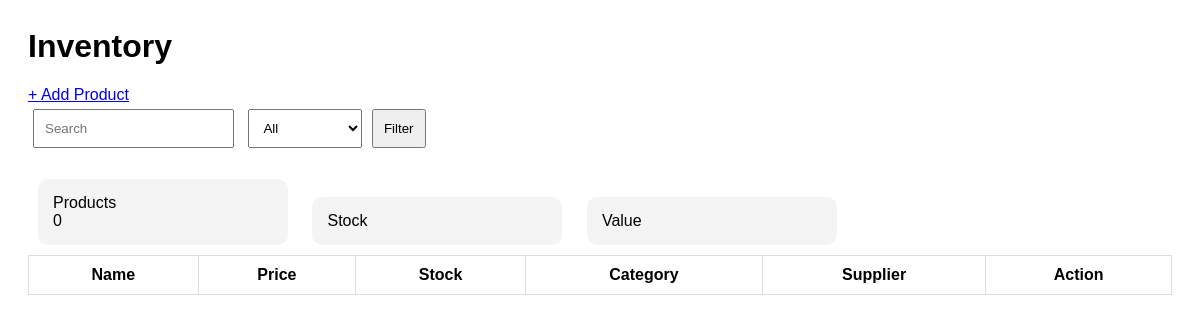
Before: / with the older database file.
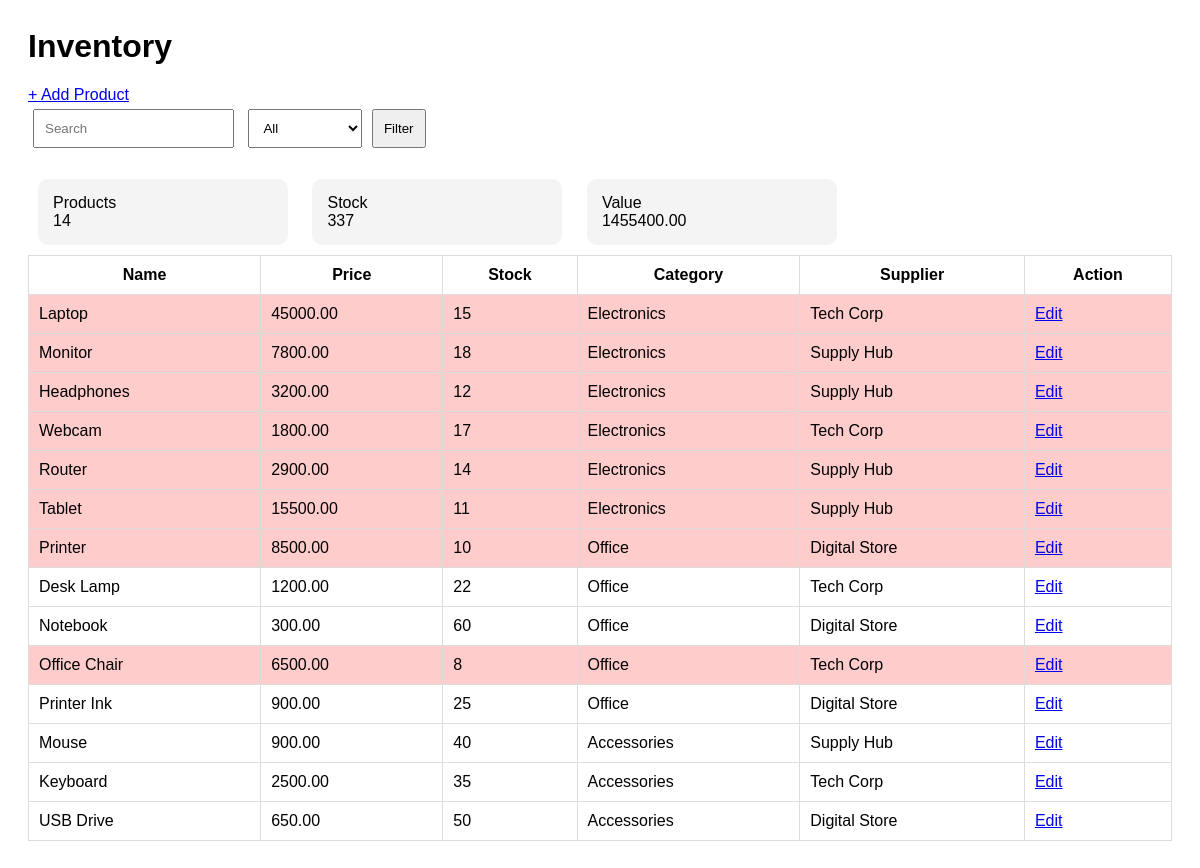
After: the same page with the newer database file.
### tables this page shows
CREATE TABLE `products` (
  `id` int(11) NOT NULL,
  `name` varchar(100) DEFAULT NULL,
  `description` text DEFAULT NULL,
  `price` decimal(10,2) DEFAULT NULL,
  `stock` int(11) DEFAULT NULL,
  `category_id` int(11) DEFAULT NULL,
  `supplier_id` int(11) DEFAULT NULL
);

CREATE TABLE `categories` (
  `id` int(11) NOT NULL,
  `name` varchar(100) NOT NULL
);

CREATE TABLE `suppliers` (
  `id` int(11) NOT NULL,
  `name` varchar(100) NOT NULL
);

### index.php (the view, shortened to what this page needs)
<?php
include "config.php";
$sql =
"
SELECT p.*,c.name category,
s.name supplier
FROM products p
JOIN categories c
ON p.category_id=c.id
JOIN suppliers s
ON p.supplier_id=s.id
WHERE 1=1
";
$products=
$conn->query($sql);
$stats=
$conn->query(
"
SELECT
COUNT(*) total,
SUM(stock) total_stock,
SUM(price*stock) total_value
FROM products
"
)->fetch_assoc();
?>
<link rel="stylesheet"
href="style.css">
<h1>Inventory</h1>
<a href="add.php">
+ Add Product
</a>
<form>
<input
name="search"
placeholder="Search"
>
<select name="category">
<option value="">
All
</option>
</select>
<button>
Filter
</button>
</form>
<div class="card">
Products
<br>
<?= $stats['total'] ?>
</div>
<div class="card">
Stock
<br>
<?= $stats['total_stock'] ?>
</div>
<div class="card">
Value
<br>
<?= $stats['total_value'] ?>
</div>
<table>
<tr>
<th>Name</th>
<th>Price</th>
<th>Stock</th>
<th>Category</th>
<th>Supplier</th>
<th>Action</th>
</tr>
<?php
while(
$row=
$products->fetch_assoc()
):
?>
<tr
class="<?= $row['stock']<20?'low':'' ?>">
<td>
<?= $row['name'] ?>
</td>
<td>
<?= $row['price'] ?>
</td>
<td>
<?= $row['stock'] ?>
</td>
<td>
<?= $row['category'] ?>
</td>
<td>
<?= $row['supplier'] ?>
</td>
<td>
<a href=
"edit.php?id=
<?= $row['id'] ?>">
Edit
</a>
</td>
</tr>
<?php endwhile; ?>
</table>

### style.css (style rules this page uses)
.card { display:inline-block; width:220px; padding:15px; margin:10px; background:#f4f4f4; border-radius:10px; }
.low { background:#ffcccc; }
table { width:100%; border-collapse:collapse; }
th,td { padding:10px; border:1px solid #ddd; }
input,select { padding:10px; margin:5px; }
button { padding:10px; }

Changed rows visible on the page:
added products: name "Laptop", price "45000.00", stock "15", category.name "Electronics", supplier.name "Tech Corp"
added products: name "Monitor", price "7800.00", stock "18", category.name "Electronics", supplier.name "Supply Hub"
added products: name "Headphones", price "3200.00", stock "12", category.name "Electronics", supplier.name "Supply Hub"
added products: name "Webcam", price "1800.00", stock "17", category.name "Electronics", supplier.name "Tech Corp"
added products: name "Router", price "2900.00", stock "14", category.name "Electronics", supplier.name "Supply Hub"
added products: name "Tablet", price "15500.00", stock "11", category.name "Electronics", supplier.name "Supply Hub"
added products: name "Printer", price "8500.00", stock "10", category.name "Office", supplier.name "Digital Store"
added products: name "Desk Lamp", price "1200.00", stock "22", category.name "Office", supplier.name "Tech Corp"
added products: name "Notebook", price "300.00", stock "60", category.name "Office", supplier.name "Digital Store"
added products: name "Office Chair", price "6500.00", stock "8", category.name "Office", supplier.name "Tech Corp"
added products: name "Printer Ink", price "900.00", stock "25", category.name "Office", supplier.name "Digital Store"
added products: name "Mouse", price "900.00", stock "40", category.name "Accessories", supplier.name "Supply Hub"
added products: name "Keyboard", price "2500.00", stock "35", category.name "Accessories", supplier.name "Tech Corp"
added products: name "USB Drive", price "650.00", stock "50", category.name "Accessories", supplier.name "Digital Store"
Other visible differences:
$stats['total']: "0" → "14"
$stats['total_stock']: (not shown) → "337"
$stats['total_value']: (not shown) → "1455400.00"
